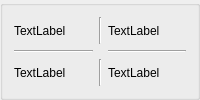
     <widget class="QGroupBox" name="gBoix_ImageDisplay">
      <property name="title">
       <string/>
      </property>
      <layout class="QGridLayout" name="gridLayout">
       <item row="0" column="1">
        <widget class="Line" name="line_upDisplay">
         <property name="orientation">
          <enum>Qt::Orientation::Vertical</enum>
         </property>
        </widget>
       </item>
       <item row="0" column="0">
        <widget class="QLabel" name="label_imgDisplay_1">
         <property name="sizePolicy">
          <sizepolicy hsizetype="Expanding" vsizetype="Expanding">
           <horstretch>0</horstretch>
           <verstretch>0</verstretch>
          </sizepolicy>
         </property>
         <property name="maximumSize">
          <size>
           <width>468</width>
           <height>476</height>
          </size>
         </property>
         <property name="text">
          <string>TextLabel</string>
         </property>
        </widget>
       </item>
       <item row="2" column="1">
        <widget class="Line" name="line_downDisplay">
         <property name="orientation">
          <enum>Qt::Orientation::Vertical</enum>
         </property>
        </widget>
       </item>
       <item row="2" column="0">
        <widget class="QLabel" name="label_imgDisplay_3">
         <property name="sizePolicy">
          <sizepolicy hsizetype="Expanding" vsizetype="Expanding">
           <horstretch>0</horstretch>
           <verstretch>0</verstretch>
          </sizepolicy>
         </property>
         <property name="maximumSize">
          <size>
           <width>468</width>
           <height>476</height>
          </size>
         </property>
         <property name="text">
          <string>TextLabel</string>
         </property>
        </widget>
       </item>
       <item row="0" column="2">
        <widget class="QLabel" name="label_imgDisplay_2">
         <property name="sizePolicy">
          <sizepolicy hsizetype="Expanding" vsizetype="Expanding">
           <horstretch>0</horstretch>
           <verstretch>0</verstretch>
          </sizepolicy>
         </property>
         <property name="maximumSize">
          <size>
           <width>468</width>
           <height>476</height>
          </size>
         </property>
         <property name="text">
          <string>TextLabel</string>
         </property>
        </widget>
       </item>
       <item row="1" column="0">
        <widget class="Line" name="line_leftDisplay">
         <property name="orientation">
          <enum>Qt::Orientation::Horizontal</enum>
         </property>
        </widget>
       </item>
       <item row="1" column="2">
        <widget class="Line" name="line_rightDisplay">
         <property name="orientation">
          <enum>Qt::Orientation::Horizontal</enum>
         </property>
        </widget>
       </item>
       <item row="2" column="2">
        <widget class="QLabel" name="label_imgDisplay_4">
         <property name="sizePolicy">
          <sizepolicy hsizetype="Expanding" vsizetype="Expanding">
           <horstretch>0</horstretch>
           <verstretch>0</verstretch>
          </sizepolicy>
         </property>
         <property name="maximumSize">
          <size>
           <width>468</width>
           <height>476</height>
          </size>
         </property>
         <property name="text">
          <string>TextLabel</string>
         </property>
        </widget>
       </item>
      </layout>
     </widget>
